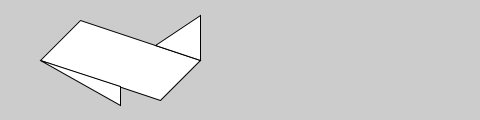
Frame 1 (no input)
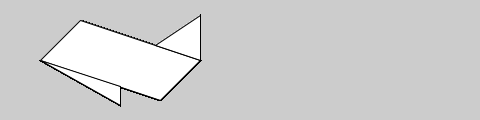
Frame 60 (the mouse pressed at the canvas centre just before this capture)
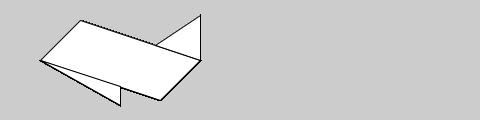
Frame 120 (the mouse held since frame 60 and released just before this capture)

The Processing sketch that drew these frames (run headless with seeded random() and noise(); from frame 60 on, the mouse is pressed at the canvas centre):

// Processing sketch: Start_Program_6
// ── Start_Program_6.pde

void setup() {
    size(480,120);
}

void draw() {
    quad(80, 20, 200, 60, 160, 100, 40, 60);
    triangle(200, 60, 155, 45, 200, 15);
    triangle(40,60,120,86.7,120,105);
}   
